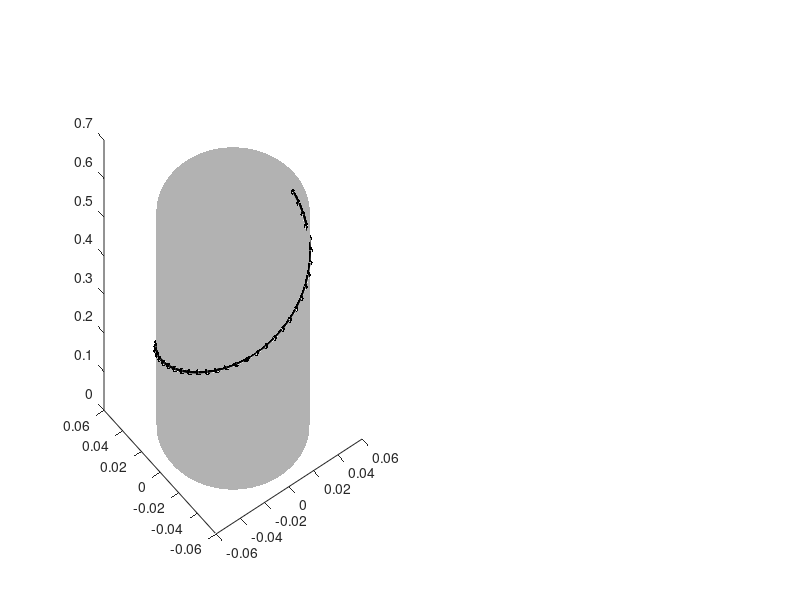

MATLAB code to generate this figure: (Note: this script raises an error after producing the figure.)
close all;
clear all;
clc;

%% Initialize Input Variables

% Parameters
forearm_length = 0.55;         % length of the forearm : meters
length_wrap = 0.5;            % length of the helical wrapping section : meters
radius_forearm = 0.05;        % radius of the forearm : meters
num_elements_wrap = 50;      % number of elastic elements in the helical wrapping section
pitch = 1;                    % number of rotations around the forearm for helical wrapping
tension = 100;                % bungee cord tension parameter


%% Joint Positions & Cords

% Define the position of the wrist (origin point for the helix)
x_wrist = 0;                  % x-coordinate of the wrist
y_wrist = 0;                  % y-coordinate of the wrist
z_wrist = 0;                  % z-coordinate of the wrist


%% Torque Calculations

% Calculate the torque at each element along the forearm
theta = 2 * pi * pitch * (0:num_elements_wrap-1) / num_elements_wrap;
torque_profile = tension * ones(1, num_elements_wrap);
for i = 1:num_elements_wrap
    distance = sqrt((radius_forearm - length_wrap * sin(theta(i)))^2 + (length_wrap * cos(theta(i)))^2);
    torque_profile(i) = tension * distance;
end


%% Plotting Functions

% Plot the forearm, wrist, and bungee cord positions
figure(1);
subplot(1,2,1);

% Plot the bungee cord
theta_cord = linspace(0, 2 * pi, num_elements_wrap);
x_cord = x_wrist + radius_forearm * cos(theta_cord);
y_cord = y_wrist + radius_forearm * sin(theta_cord);
z_cord = linspace(0, length_wrap, num_elements_wrap);
plot3(x_cord, y_cord, z_cord, 'k-','LineWidth',2); % Bungee Cord
hold on;
plot3(x_cord, y_cord, z_cord, 'k.','MarkerSize',15); % Bungee Cord

% Plot the physical forearm as a cylinder
z_forearm = linspace(0, forearm_length, 100);  % Z-coordinates for the cylinder
theta_forearm = linspace(0, 2 * pi, 100);  % Angles for the cylinder
[theta_forearm_grid, z_forearm_grid] = meshgrid(theta_forearm, z_forearm);
x_forearm = radius_forearm * cos(theta_forearm_grid);
y_forearm = radius_forearm * sin(theta_forearm_grid);
surf(x_forearm, y_forearm, z_forearm_grid, 'FaceColor', [0.7,0.7,0.7] , 'EdgeColor', 'none');  % Plot the cylinder
alpha(0.5);  % Set transparency for better visibility

plot3(x_wrist, y_wrist, z_wrist, 'ro'); % Wrist
plot3([x_wrist, x_wrist], [y_wrist, y_wrist], [z_wrist, z_wrist + forearm_length], 'k-'); % Forearm
plot3(x_wrist, y_wrist, forearm_length, 'ro'); % Wrist
axis equal;
xlabel('X');
ylabel('Y');
zlabel('Z');
title('Bungee Cord and Forearm Positions');
legend('Bungee Cord', 'Forearm', 'Wrist');
hold off;

% Plot the bungee torque profile
subplot(1,2,2);
plot(1:num_elements_wrap, torque_profile, 'b.-');
xlabel('Element');
ylabel('Torque (Nm)');
title('Bungee Torque Profile');

% Adjust the subplot spacing
subplot(1,2,1);
pbaspect([1 1 1]);
subplot(1,2,2);
pbaspect([1 1 1]);

set(gcf, 'Units', 'Normalized', 'OuterPosition', [0 0 1 1]);
saveas(figure(1),fullfile([pwd '\MATLAB Figures'],'ExoNET_Bungee_Wrapping_v2.png')); % save to computer

